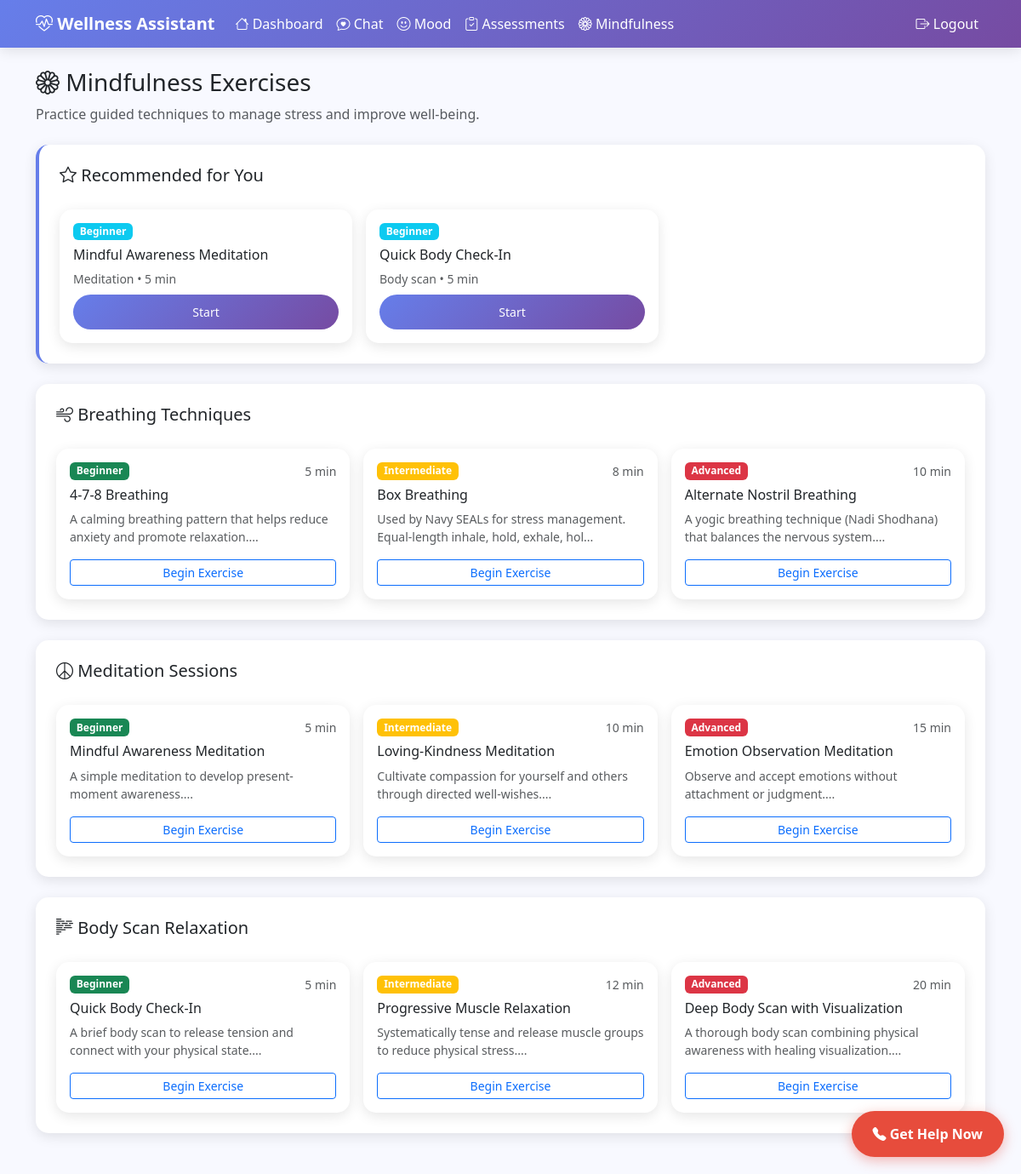
Screenshot of /mindfulness/ (signed in) with the database file from the repository.
### app/models.py (models this page shows)
class MindfulnessExercise(db.Model):
    id = db.Column(db.Integer, primary_key=True)
    title = db.Column(db.String(100), nullable=False)
    category = db.Column(db.String(30), nullable=False)  # breathing, meditation, body_scan
    difficulty = db.Column(db.String(15), nullable=False)  # beginner, intermediate, advanced
    duration_minutes = db.Column(db.Integer, nullable=False)
    description = db.Column(db.Text, nullable=False)
    steps = db.Column(db.Text, nullable=False)  # JSON string of steps

### app/routes/mindfulness.py (the view)
@mindfulness_bp.route('/')
@login_required
def index():
    exercises = MindfulnessExercise.query.all()
    categories = {}
    for exercise in exercises:
        if exercise.category not in categories:
            categories[exercise.category] = []
        categories[exercise.category].append(exercise)
    recommendations = get_recommendations()
    completions = ExerciseCompletion.query.filter_by(user_id=current_user.id)\
        .order_by(ExerciseCompletion.completed_at.desc()).limit(10).all()
    return render_template('mindfulness/index.html',
                           categories=categories,
                           recommendations=recommendations,
                           completions=completions)

### app/models.py (called while the page is built)
@login_manager.user_loader
def load_user(user_id):
    return User.query.get(int(user_id))

### app/templates/mindfulness/index.html (shortened to what this page needs)
{% extends "base.html" %}
{% block content %}
<h3 class="mb-2"><i class="bi bi-flower1"></i> Mindfulness Exercises</h3>
<p class="text-muted mb-4">Practice guided techniques to manage stress and improve well-being.</p>
{% if recommendations %}
<div class="card p-4 mb-4" style="border-left: 4px solid #667eea;">
    <h5><i class="bi bi-star"></i> Recommended for You</h5>
    <div class="row g-3 mt-1">
        {% for ex in recommendations %}
        <div class="col-md-4">
            <div class="card h-100 p-3">
                <span class="badge bg-info mb-2" style="width: fit-content;">{{ ex.difficulty | capitalize }}</span>
                <h6>{{ ex.title }}</h6>
                <small class="text-muted">{{ ex.category | replace('_', ' ') | capitalize }} • {{ ex.duration_minutes }} min</small>
                <a href="{{ url_for('mindfulness.exercise', exercise_id=ex.id) }}" class="btn btn-sm btn-primary mt-2">Start</a>
            </div>
        </div>
        {% endfor %}
    </div>
</div>
{% endif %}
{% for category_name, exercises in categories.items() %}
<div class="card p-4 mb-4">
    <h5>
        {% if category_name == 'breathing' %}<i class="bi bi-wind"></i> Breathing Techniques
        {% elif category_name == 'meditation' %}<i class="bi bi-peace"></i> Meditation Sessions
        {% else %}<i class="bi bi-body-text"></i> Body Scan Relaxation{% endif %}
    </h5>
    <div class="row g-3 mt-1">
        {% for ex in exercises %}
        <div class="col-md-4">
            <div class="card h-100 p-3">
                <div class="d-flex justify-content-between mb-2">
                    <span class="badge bg-{{ 'success' if ex.difficulty == 'beginner' else ('warning' if ex.difficulty == 'intermediate' else 'danger') }}">
                        {{ ex.difficulty | capitalize }}
                    </span>
                    <small class="text-muted">{{ ex.duration_minutes }} min</small>
                </div>
                <h6>{{ ex.title }}</h6>
                <p class="small text-muted">{{ ex.description[:80] }}...</p>
                <a href="{{ url_for('mindfulness.exercise', exercise_id=ex.id) }}" class="btn btn-sm btn-outline-primary mt-auto">
                    Begin Exercise
                </a>
            </div>
        </div>
        {% endfor %}
    </div>
</div>
{% endfor %}
{% endblock %}

### app/templates/base.html (shortened to what this page needs)
<!DOCTYPE html>
<html lang="en">
<head>
    <link href="https://cdn.jsdelivr.net/npm/bootstrap@5.3.2/dist/css/bootstrap.min.css" rel="stylesheet">
    <link href="https://cdn.jsdelivr.net/npm/bootstrap-icons@1.11.2/font/bootstrap-icons.min.css" rel="stylesheet">
</head>
<body>
    {% if current_user.is_authenticated %}
    <nav class="navbar navbar-expand-lg">
        <div class="container">
            <a class="navbar-brand fw-bold" href="{{ url_for('main.dashboard') }}">
                <i class="bi bi-heart-pulse"></i> Wellness Assistant
            </a>
            <div class="collapse navbar-collapse" id="navbarNav">
                <ul class="navbar-nav me-auto">
                    <li class="nav-item">
                        <a class="nav-link" href="{{ url_for('main.dashboard') }}">
                            <i class="bi bi-house"></i> Dashboard
                        </a>
                    </li>
                    <li class="nav-item">
                        <a class="nav-link" href="{{ url_for('chat.index') }}">
                            <i class="bi bi-chat-heart"></i> Chat
                        </a>
                    </li>
                    <li class="nav-item">
                        <a class="nav-link" href="{{ url_for('mood.index') }}">
                            <i class="bi bi-emoji-smile"></i> Mood
                        </a>
                    </li>
                    <li class="nav-item">
                        <a class="nav-link" href="{{ url_for('assessment.index') }}">
                            <i class="bi bi-clipboard-check"></i> Assessments
                        </a>
                    </li>
                    <li class="nav-item">
                        <a class="nav-link" href="{{ url_for('mindfulness.index') }}">
                            <i class="bi bi-flower1"></i> Mindfulness
                        </a>
                    </li>
                </ul>
                <ul class="navbar-nav">
                    <li class="nav-item">
                        <a class="nav-link" href="{{ url_for('auth.logout') }}">
                            <i class="bi bi-box-arrow-right"></i> Logout
                        </a>
                    </li>
                </ul>
            </div>
        </div>
    </nav>
    {% endif %}
    <main class="container py-4">
        {% block content %}{% endblock %}
    </main>
    {% if current_user.is_authenticated %}
    <a href="#" class="crisis-btn" data-bs-toggle="modal" data-bs-target="#crisisModal"
       aria-label="Get Help Now - Crisis Resources">
        <i class="bi bi-telephone-fill"></i> Get Help Now
    </a>
    {% endif %}
</body>
</html>

### app/templates/base.html (style rules this page uses)
:root { --primary: #6c63ff; --primary-light: #a29bfe; --secondary: #00b894; --bg-gradient: linear-gradient(135deg, #667eea 0%, #764ba2 100%); --card-shadow: 0 4px 15px rgba(0,0,0,0.1); }
body { font-family: 'Segoe UI', Tahoma, Geneva, Verdana, sans-serif; background-color: #f8f9ff; min-height: 100vh; }
.navbar { background: var(--bg-gradient) !important; box-shadow: var(--card-shadow); }
.navbar-brand, .nav-link { color: white !important; }
.card { border: none; border-radius: 15px; box-shadow: var(--card-shadow); transition: transform 0.2s; }
.btn-primary { background: var(--bg-gradient); border: none; border-radius: 25px; padding: 10px 25px; }
.crisis-btn { position: fixed; bottom: 20px; right: 20px; z-index: 9999; background-color: #e74c3c; color: white; border: none; border-radius: 50px; padding: 15px 25px; font-weight: bold; box-shadow: 0 4px 15px rgba(231,76,60,0.4); text-decoration: none; }

### rows the page displays
MindfulnessExercise: difficulty "Beginner", title "Mindful Awareness Meditation", category "Meditation", duration_minutes "5", shows "Meditation Sessions", description "A simple meditation to develop present-moment awareness."
MindfulnessExercise: difficulty "Beginner", title "Quick Body Check-In", category "Body scan", duration_minutes "5", shows "Body Scan Relaxation", description "A brief body scan to release tension and connect with your physical state."
MindfulnessExercise: category "breathing" (drawn), difficulty "Beginner", duration_minutes "5", title "4-7-8 Breathing", description "A calming breathing pattern that helps reduce anxiety and promote relaxation."
MindfulnessExercise: difficulty "Intermediate", duration_minutes "8", title "Box Breathing", description "Used by Navy SEALs for stress management. Equal-length inhale, hold, exhale, hol"
MindfulnessExercise: difficulty "Advanced", duration_minutes "10", title "Alternate Nostril Breathing", description "A yogic breathing technique (Nadi Shodhana) that balances the nervous system."
MindfulnessExercise: difficulty "Intermediate", duration_minutes "10", title "Loving-Kindness Meditation", description "Cultivate compassion for yourself and others through directed well-wishes."
MindfulnessExercise: difficulty "Advanced", duration_minutes "15", title "Emotion Observation Meditation", description "Observe and accept emotions without attachment or judgment."
MindfulnessExercise: difficulty "Intermediate", duration_minutes "12", title "Progressive Muscle Relaxation", description "Systematically tense and release muscle groups to reduce physical stress."
MindfulnessExercise: difficulty "Advanced", duration_minutes "20", title "Deep Body Scan with Visualization", description "A thorough body scan combining physical awareness with healing visualization."
